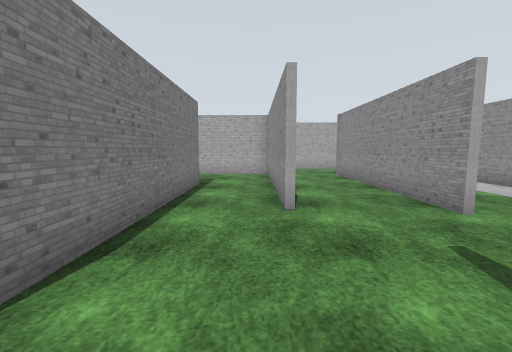
View 1 (above)

17 first-person views from a walk through a robot-simulator world made for Gazebo. The camera is 1.2 m above the floor, tilts 6° down and sees 90° across. The floor is counted in squares, 1 m on a side. Each view is taken from the middle of a square. On the plan, view 1 faces up. The plan holds only what a view shows up to about 12 squares ahead; the rest is blank. Some surface patterns are stand-ins.

View 2
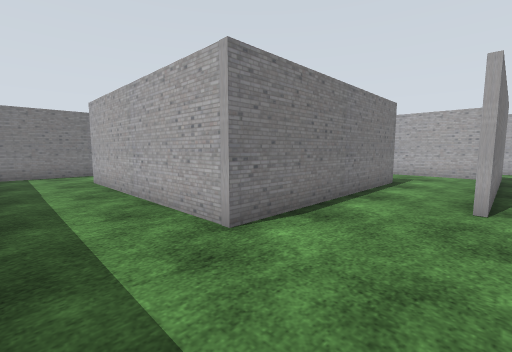

View 3
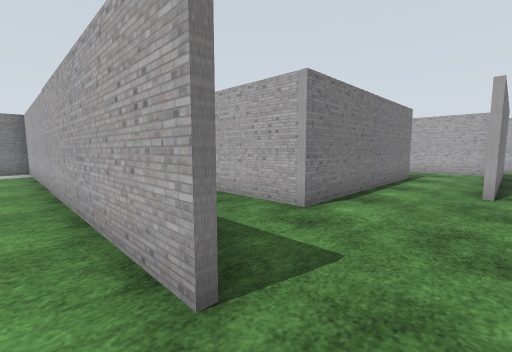

View 4
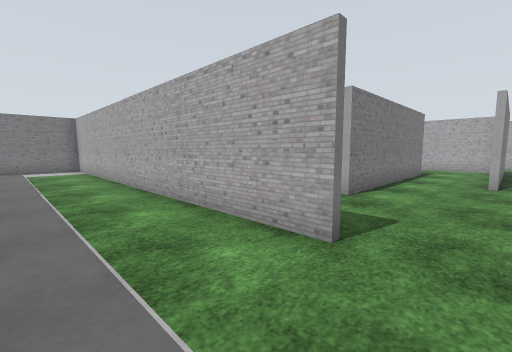

View 5
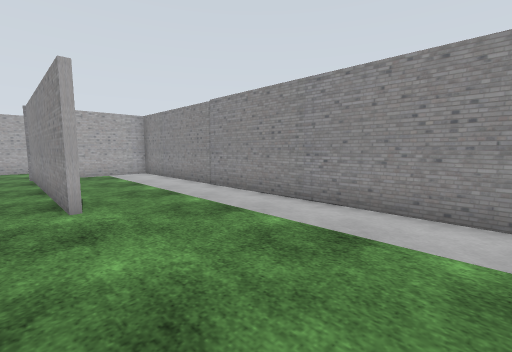

View 6
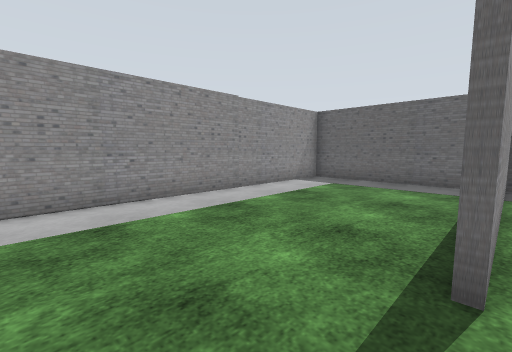

View 7
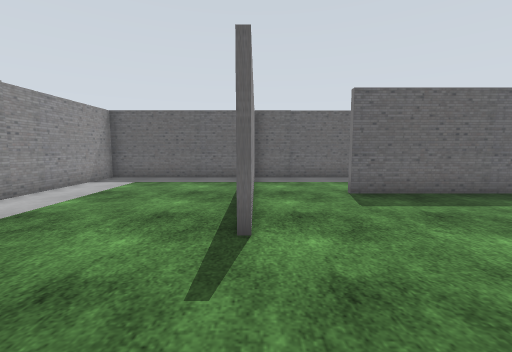

View 8
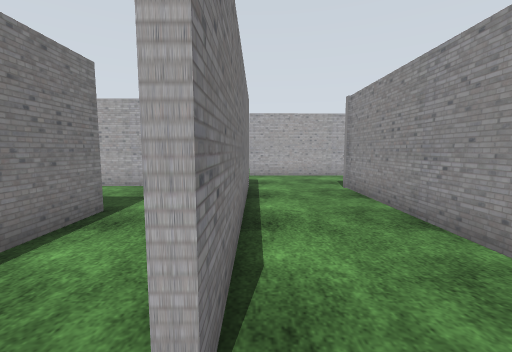

View 9
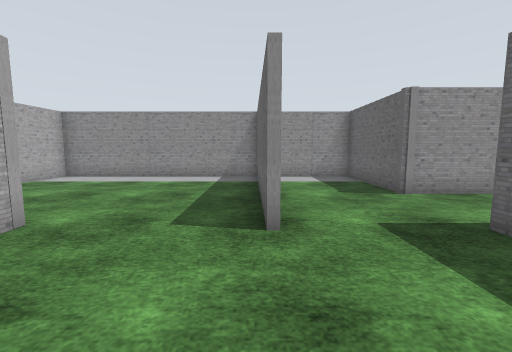

View 10
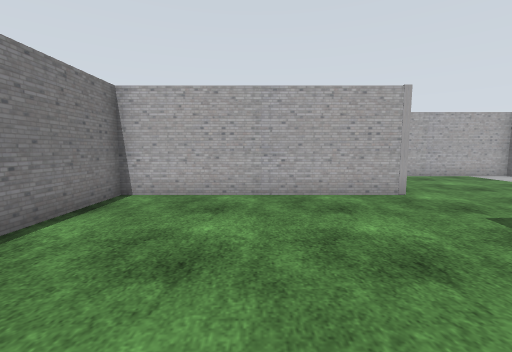

View 11
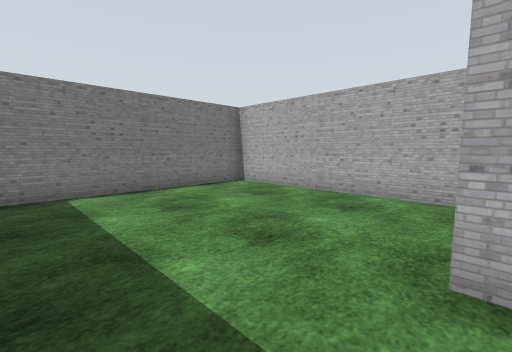

View 12
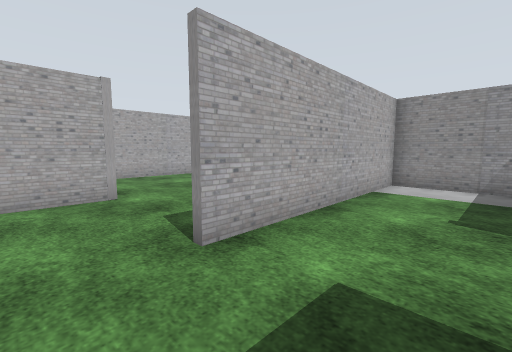

View 13
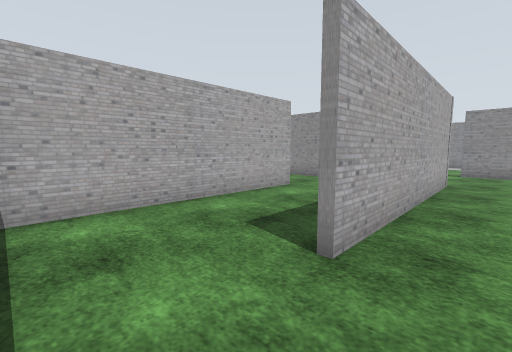

View 14
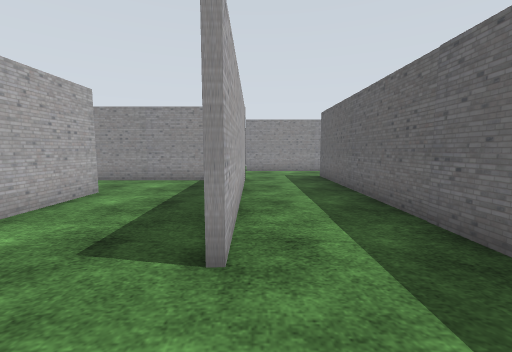

View 15
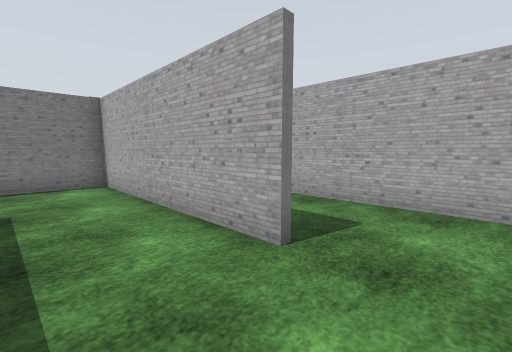

View 16
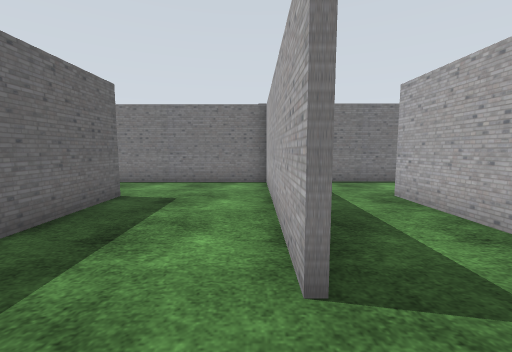

View 17
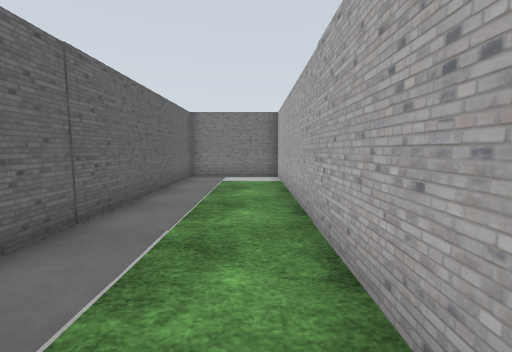

### Floor plan
Ten units are one square. View 1 is at (0, 0); x grows to the right and y downward. Boxes are objects, and circles mark ways between rooms. Rooms are numbered by the first view taken in them; rooms with no view inside come last. Other rooms are left out.
<svg viewBox="-158 -248 243 311">
<path fill="none" stroke="#000" d="M-22 -30 -22 -54M6 -49 6 -121M-48 -54 -123 -54 -123 11M-20 -90 -20 -14 -96 -13M21 26 21 -16M-96 -15 -63 -16M3 -123 -41 -123M28 58 80 58 80 -111M-93 19 -5 19M74 -118 53 -118M-20 58 21 58 21 26M-5 21 -153 21 -153 58 -67 58M6 -158 62 -159M10 -196 -65 -196 -65 -129M8 -125 8 -49M80 -159 80 -243 23 -243M38 -46 38 -120 80 -120 80 -157 6 -156"/>
<circle cx="5" cy="20" r="3" fill="#2a7"/>
<circle cx="25" cy="-40" r="3" fill="#2a7"/>
<text x="-10" y="-30">1</text>
<text x="-70" y="40">2</text>
<text x="10" y="-170">3</text>
</svg>
Room 1 opens to room 2. Room 1 opens to room 3.

Where each view was taken, in squares from view 1:
view 1: 0 up, 0 right, facing up
view 2: 1 down, 1 right, facing up-left
view 3: 3 down, 1 right, facing up-left
view 4: 5 down, 1 right, facing up-left
view 5: 1 down, 3 right, facing up-right
view 6: 4 up, 2 right, facing down-right
view 7: 5 up, 2 right, facing down
view 8: 4 up, 1 right, facing up
view 9: 16 up, 3 left, facing right
view 10: 13 up, 3 left, facing up
view 11: 13 up, 1 right, facing up-left
view 12: 13 up, 1 left, facing up-right
view 13: 0 up, 12 left, facing up-right
view 14: 1 up, 12 left, facing right
view 15: 3 up, 3 left, facing up-left
view 16: 5 up, 3 left, facing left
view 17: 3 down, 4 left, facing left
